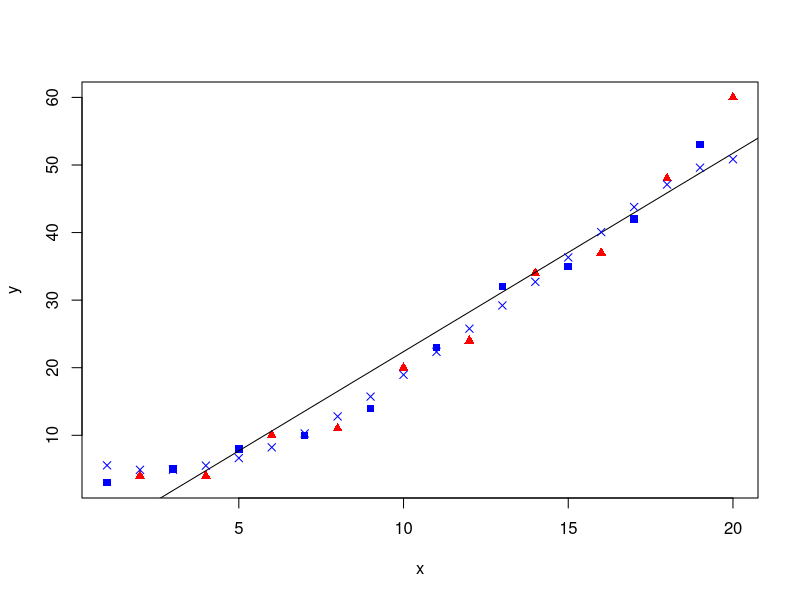
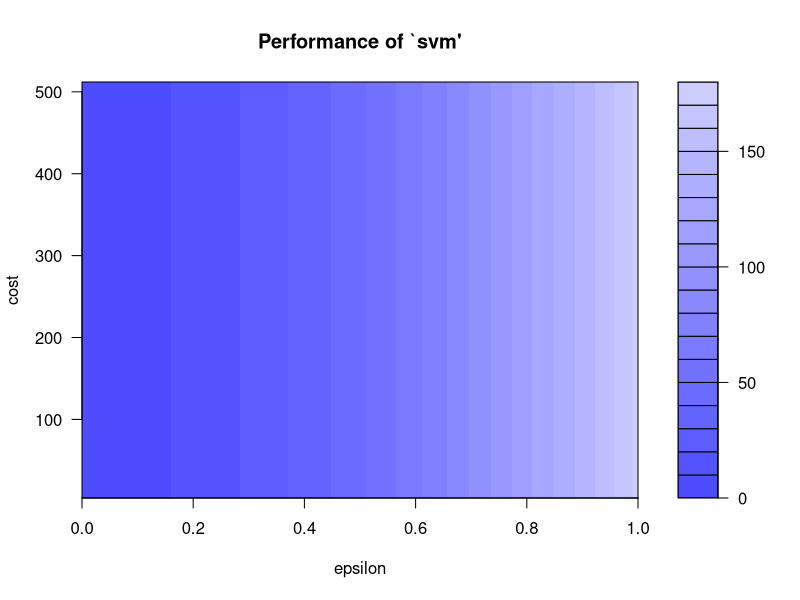
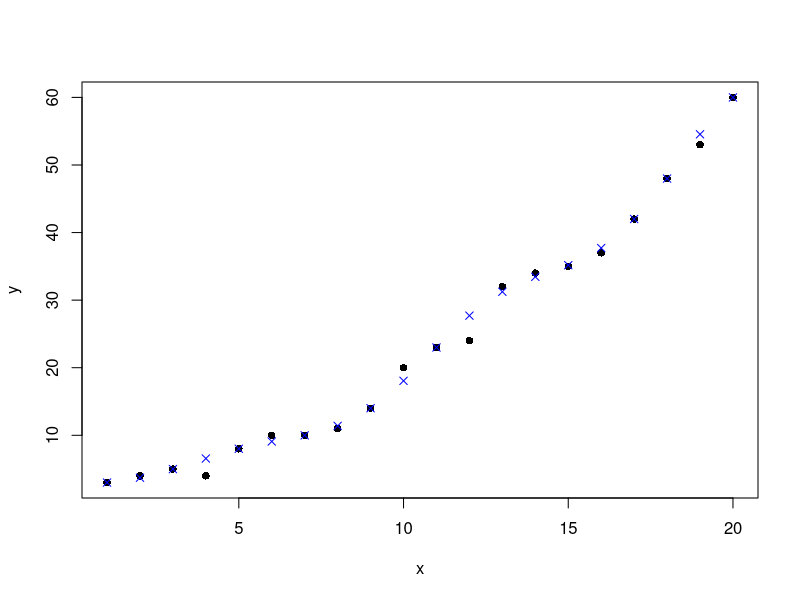

The R script that drew these images, in order:
x <- c(1:20)
y <- c(3,4,5,4,8,10,10,11,14,20,23,24,32,34,35,37,42,48,53,60)

train <- data.frame(x,y)

plot(train, pch =c(15,17), col=c("blue", "red"))

model <- lm(y~x, train)

abline(model)

library(e1071)

model_svm <- svm(y ~ x , train)
pred <- predict(model_svm, train)
points(train$x, pred, col = "blue", pch=4)

error <- model$residuals 
lm_error <- sqrt(mean(error^2)) 

error_2 <- train$y - pred
svm_error <- sqrt(mean(error_2^2))

svm_tune <- tune(svm, y ~ x, data = train,
                 ranges = list(epsilon = seq(0,1,0.01), cost = 2^(2:9))
)
print(svm_tune)

best_mod <- svm_tune$best.model
best_mod_pred <- predict(best_mod, train) 

error_best_mod <- train$y - best_mod_pred 

best_mod_RMSE <- sqrt(mean(error_best_mod^2)) # 1.290738 

plot(svm_tune)

plot(train,pch=16)

points(train$x, best_mod_pred, col = "blue", pch=4)
